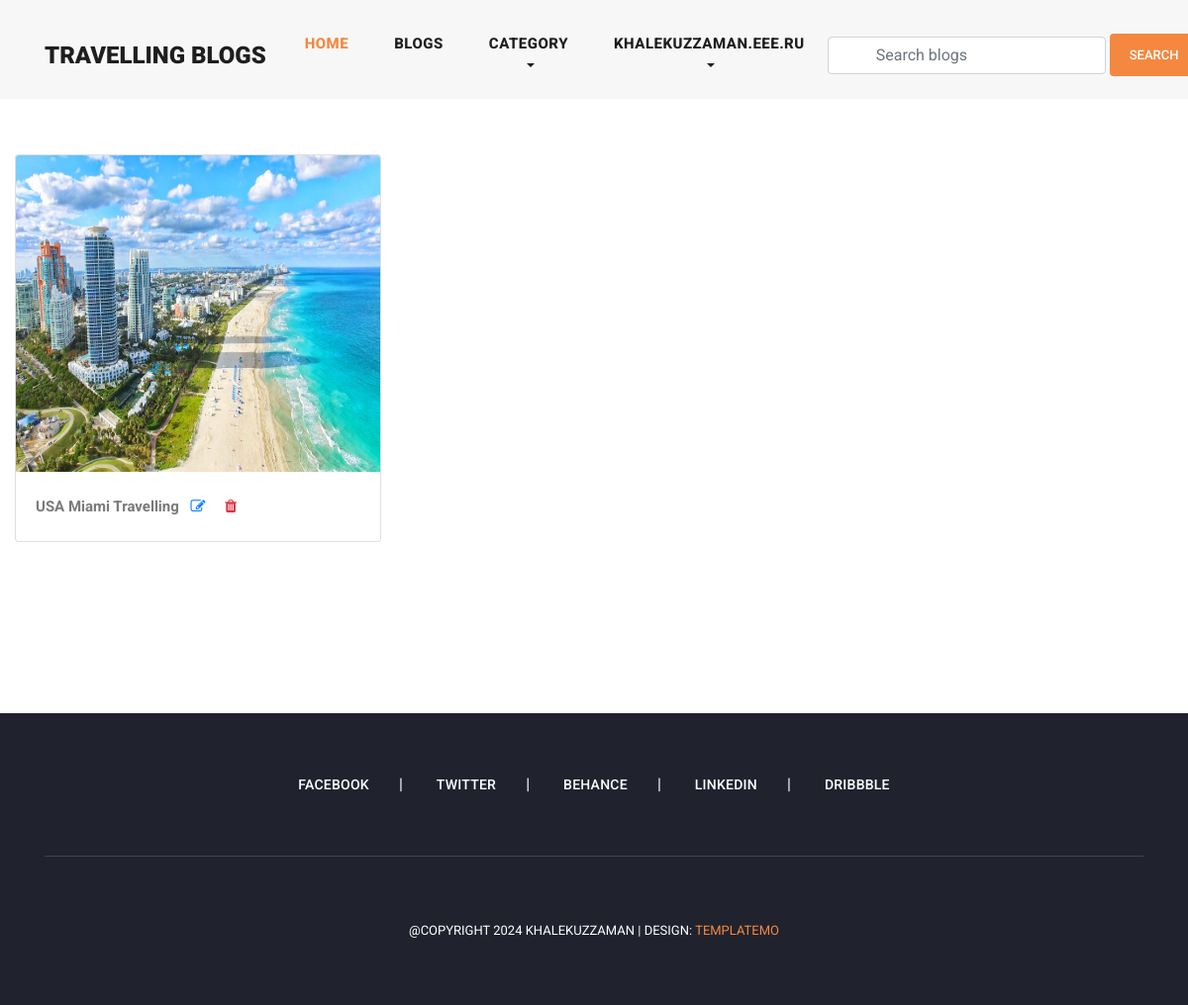
The page /user_profile/my_blogs/ (signed in) on the database its author committed.
### accounts/models.py (models this page shows, shortened)
class Account(AbstractBaseUser):
    first_name = models.CharField(max_length = 50)
    last_name = models.CharField(max_length = 25)
    username = models.CharField(max_length = 50,unique = True)
    email = models.EmailField(max_length = 50,unique = True)
    phone_number = models.CharField(max_length = 11)
    date_joined = models.DateTimeField(auto_now_add = True)
    last_login = models.DateTimeField(auto_now = True)
    is_admin = models.BooleanField(default =  False)
    is_staff = models.BooleanField(default =  False)
    is_superadmin = models.BooleanField(default =  False)
    is_active = models.BooleanField(default =  False)
    profile_image = models.ImageField(
        null = True,
        blank = True,
        upload_to = 'photos/profile_images'
    )
    USERNAME_FIELD = 'email'
    REQUIRED_FIELDS = ['username','first_name','last_name']
    objects = MyAccountManager()

### blog/models.py (models this page shows, shortened)
class Blog(models.Model):
    user = models.ForeignKey(
        Account,
        related_name = 'user_blogs',
        on_delete = models.CASCADE
    )
    tags = models.ManyToManyField(
        Tag,
        related_name = 'tag_blogs',
        blank = True
    )
    likes = models.ManyToManyField(
        Account,
        related_name = 'user_likes',
        blank = True
    )
    category = models.ForeignKey(
        Category,
        related_name = 'category_blogs',
        on_delete = models.CASCADE
    )
    title = models.CharField(max_length = 200,unique = True)
    slug = models.SlugField(max_length = 255,unique = True)
    description = models.TextField(max_length = 1000,blank = True)
    banner = models.ImageField(upload_to = 'photos/blog_banners',blank = True)
    is_available = models.BooleanField(default = True)
    created_date = models.DateTimeField(auto_now_add = True)
    modified_date = models.DateTimeField(auto_now = True)

### userprofile/views.py (the view)
# urls.py: path('my_blogs/',views.my_blogs, name = 'my_blogs'),
@login_required(login_url='login')
def my_blogs(request):
    blogs = request.user.user_blogs.all()
    context = {
        'blogs' : blogs,
    }
    return render(request,'userprofile/my_blogs.html',context)

### blog/context_processors.py (called while the page is built)
def get_all_tags(request):
    tags = Tag.objects.all()
    return dict(tags = tags)

### category/context_processors.py (called while the page is built)
def menu_links(request):
    links = Category.objects.all()
    return dict(links = links)

### category/models.py (called while the page is built)
    def get_url(self):
        return reverse('blogs_by_category',args = [self.slug])

### userprofile/templates/userprofile/my_blogs.html (shortened to what this page needs)
{% extends 'base.html' %}
{% load static %}
{% block content %}
<section class="my-blogs">
    <div class="container-fluid">
        <div class="row py-5">
          {% for blog in blogs %}
            <div class="col-md-4 my-2">
                <div class="card">
                    <img class="card-img-top img-fluid" style="width: 100%; height: 320px;" src="{{blog.banner.url}}" alt="Card image cap">
                    <div class="card-body">
                      <p class="card-text d-flex flex-row"><strong>
                        {{blog.title|truncatechars:50}}
                        <a class="px-2 ml-auto" href="{% url 'edit_blog' blog_id=blog.pk %}">
                          <i class="fa fa-edit"></i>
                        </a>
                        <a class="px-2" href="{% url 'delete_blog' blog_id=blog.pk %}">
                          <i class="fa fa-trash text-danger"></i>
                        </a>
                      </strong>
                      </p>
                    </div>
                  </div>
            </div>
        {% endfor %}
        </div>
        <div class="row py-2 justify-content-center">
          <div class="col-md-8">
          </div>
        </div>
    </div>
</section>
{% endblock content %}

### templates/includes/header.html (shortened to what this page needs)
 <header class="">
    <nav class="navbar navbar-expand-lg">
      <div class="container">
        <a class="navbar-brand" href="{% url 'home' %}"><h2>Travelling Blogs<em></em></h2></a>
        <div class="collapse navbar-collapse" id="navbarResponsive">
          <ul class="navbar-nav ml-auto">
            <li class="nav-item active">
              <a class="nav-link" href="{% url 'home' %}">Home</a>
            </li>
            <li class="nav-item">
              <a class="nav-link" href="{% url 'blog' %}">Blogs</a>
            </li>
            <li class="nav-item dropdown">
              <a class="nav-link dropdown-toggle" href="#" id="navbarDropdown" role="button" data-toggle="dropdown" aria-haspopup="true" aria-expanded="false">
                Category
              </a>
            </li>
            {% if request.user.is_authenticated %}
            <li class="nav-item dropdown">
              <a class="nav-link dropdown-toggle" href="#" id="navbarDropdown" role="button" data-toggle="dropdown" aria-haspopup="true" aria-expanded="false">
                {{request.user.username}}
              </a>
            </li>
            {% else %}
            <li class="nav-item">
              <a class="nav-link" href="{% url 'login' %}">Login</a>
            </li>
            {% endif %}
          </ul>
          <form class="form-inline d-flex flex-nowrap my-2 ml-auto search-form" action="{% url 'search_blogs' %}" method="GET">
            <input
                type="text"
                class="form-control px-5"
                placeholder="Search blogs"
                name="keyword"
              />
            <button class="btn btn-primary ml-1" type = "submit">Search</button>
          </form>
        </div>
      </div>
    </nav>
  </header>

### static/css/templatemo-stand-blog.css (style rules this page uses)
body { font-family: 'Roboto', sans-serif; overflow-x: hidden; text-rendering: optimizeLegibility; -webkit-font-smoothing: antialiased; -moz-osx-font-smoothing: grayscale; }
p { margin-bottom: 0px; font-size: 15px; font-weight: 400; color: #7a7a7a; line-height: 30px; }
a { text-decoration: none!important; }
ul { padding: 0; margin: 0; list-style: none; }
h1,h2,h3,h4,h5,h6 { margin: 0px; }
header { z-index: 99999; width: 100%; height: 100px; background-color: #f7f7f7; -webkit-transition: all 0.3s ease-in-out 0s; -moz-transition: all 0.3s ease-in-out 0s; -o-transition: all 0.3s ease-in-out 0s; transition: all 0.3s ease-in-out 0s; }
header .navbar { padding: 25px 0px; }
.navbar .navbar-brand { float: left; margin-top: -12px; outline: none; }
.navbar .navbar-brand h2 { color: #1e1e1e; text-transform: uppercase; font-size: 24px; font-weight: 900; -webkit-transition: all .3s ease 0s; -moz-transition: all .3s ease 0s; -o-transition: all .3s ease 0s; transition: all .3s ease 0s; }
#navbarResponsive { z-index: 999; }
.navbar-collapse { text-align: center; }
.navbar .navbar-nav .nav-item { margin: 0px 15px; }
.navbar .navbar-nav a.nav-link { text-transform: capitalize; font-size: 15px; font-weight: 800; text-transform: uppercase; letter-spacing: 0.5px; color: #1e1e1e; transition: all 0.3s; }
.navbar .navbar-nav .nav-link:hover, .navbar .navbar-nav .active>.nav-link, .navbar .navbar-nav .nav-link.active, .navbar .navbar-nav .nav-link.show, .navbar .navbar-nav .show>.nav-link { color: #f48840; }

### static/css/main.css (style rules this page uses)
.btn-primary { display: inline-block; background-color: #f48840; color: #fff; font-size: 13px; font-weight: 500; padding: 12px 20px; text-transform: uppercase; transition: all .3s; border: none; outline: none; }
input, textarea { text-transform: none !important; }

### rows shown on the page
Account: user.username "KHALEKUZZAMAN.EEE.RU"
Blog: banner (picture), title "USA Miami Travelling"
